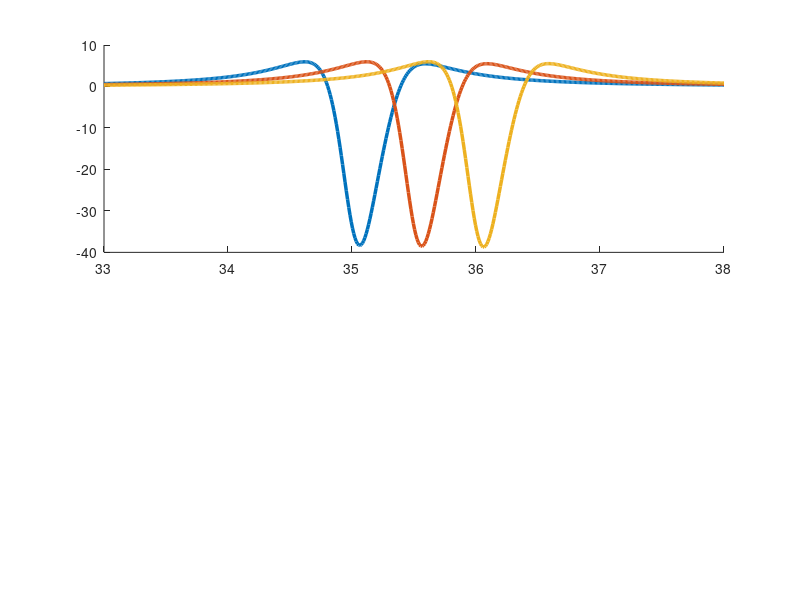

Write the MATLAB code that produced this figure. (Note: this script raises an error after producing the figure.)
%%%%%%%%%%%%%%%%%%%%%%%%%%%%%%%%%%%%%%%%%%%%%%%%%%%%%%%%%%%%%%%%%%%%%%%%%%
% Lorentz模型参数敏感性分析
% 研究课题：谐振频率(f_res)和阻尼因子(γ)对群时延的敏感性
% 创建日期：2026-01-15
% 研究目标：验证Lorentz模型是否能像Drude模型一样进行参数降维
%%%%%%%%%%%%%%%%%%%%%%%%%%%%%%%%%%%%%%%%%%%%%%%%%%%%%%%%%%%%%%%%%%%%%%%%%%

clear; clc; close all;

%% 1. 参数设置
fprintf('========================================\n');
fprintf('Lorentz模型参数敏感性分析\n');
fprintf('========================================\n\n');

% 物理常数
c = 3e8;                    % 光速 (m/s)
epsilon_0 = 8.854e-12;      % 真空介电常数

% 探测频率范围
f_probe = linspace(33e9, 38e9, 500);  % 33-38 GHz
omega_probe = 2*pi*f_probe;

% 超材料参数
d = 0.15;                   % 超材料厚度 (m)
omega_p_meta = 2*pi*5e9;    % 等效等离子体频率

% 基准参数
f_res_base = 35.5e9;        % 基准谐振频率 (Hz)
gamma_base = 0.5e9;         % 基准阻尼因子 (Hz)

%% 2. 实验组1：固定γ，改变f_res（验证谐振频率的主导性）

fprintf('=== 实验组1：固定阻尼因子，改变谐振频率 ===\n');

% 设置三组谐振频率（±0.5 GHz变化）
f_res_set1 = [35.0e9, 35.5e9, 36.0e9];  
gamma_fixed = gamma_base;

% 初始化存储
tau_group1 = zeros(3, length(f_probe));
amplitude_dB1 = zeros(3, length(f_probe));

for idx = 1:3
    f_res_val = f_res_set1(idx);
    omega_res = 2*pi*f_res_val;
    
    % 计算Lorentz复介电常数
    epsilon_r = 1 + (omega_p_meta^2) ./ (omega_res^2 - omega_probe.^2 - 1i*2*pi*gamma_fixed*omega_probe);
    
    % 复波数
    k_complex = (omega_probe / c) .* sqrt(epsilon_r);
    
    % 相位
    phase = -real(k_complex) * d;
    
    % 群时延（相位对频率求导）
    tau_total = -gradient(phase, omega_probe);
    tau_group1(idx, :) = tau_total - d/c;  % 相对时延
    
    % 传输幅度
    H = exp(-1i*real(k_complex)*d - abs(imag(k_complex))*d);
    amplitude_dB1(idx, :) = 20*log10(abs(H));
    
    fprintf('  f_res = %.2f GHz, γ = %.2f GHz\n', f_res_val/1e9, gamma_fixed/1e9);
end

%% 3. 实验组2：固定f_res，改变γ（验证阻尼因子的影响）

fprintf('\n=== 实验组2：固定谐振频率，改变阻尼因子 ===\n');

% 设置三组阻尼因子（变化10倍）
gamma_set2 = [0.1e9, 0.5e9, 1.0e9];  
f_res_fixed = f_res_base;

% 初始化存储
tau_group2 = zeros(3, length(f_probe));
amplitude_dB2 = zeros(3, length(f_probe));

for idx = 1:3
    gamma_val = gamma_set2(idx);
    omega_res = 2*pi*f_res_fixed;
    
    % 计算Lorentz复介电常数
    epsilon_r = 1 + (omega_p_meta^2) ./ (omega_res^2 - omega_probe.^2 - 1i*2*pi*gamma_val*omega_probe);
    
    % 复波数
    k_complex = (omega_probe / c) .* sqrt(epsilon_r);
    
    % 相位
    phase = -real(k_complex) * d;
    
    % 群时延
    tau_total = -gradient(phase, omega_probe);
    tau_group2(idx, :) = tau_total - d/c;
    
    % 传输幅度
    H = exp(-1i*real(k_complex)*d - abs(imag(k_complex))*d);
    amplitude_dB2(idx, :) = 20*log10(abs(H));
    
    fprintf('  f_res = %.2f GHz, γ = %.2f GHz\n', f_res_fixed/1e9, gamma_val/1e9);
end

%% 4. 敏感度指标计算

fprintf('\n=== 敏感度指标计算 ===\n');

% 在谐振频率附近选取代表性频点
idx_near_res = find(abs(f_probe - f_res_base) < 0.5e9, 1);  % 35 GHz附近

% 实验组1的敏感度（f_res变化±1.4%，即±0.5GHz）
delta_f_res_percent = (f_res_set1(3) - f_res_set1(1)) / f_res_set1(2);  % 相对变化
delta_tau1 = abs(tau_group1(3, idx_near_res) - tau_group1(1, idx_near_res));
tau1_avg = mean([tau_group1(1, idx_near_res), tau_group1(3, idx_near_res)]);
delta_tau1_percent = delta_tau1 / abs(tau1_avg);

S_tau_fres = delta_tau1_percent / delta_f_res_percent;

fprintf('谐振频率敏感度分析（%+.1f GHz处）：\n', f_probe(idx_near_res)/1e9);
fprintf('  f_res 相对变化: %.2f%%\n', delta_f_res_percent*100);
fprintf('  群时延相对变化: %.2f%%\n', delta_tau1_percent*100);
fprintf('  敏感度指标 S_τ^fres: %.2f\n', S_tau_fres);

% 实验组2的敏感度（γ变化10倍）
delta_gamma_percent = (gamma_set2(3) - gamma_set2(1)) / gamma_set2(2);
delta_tau2 = abs(tau_group2(3, idx_near_res) - tau_group2(1, idx_near_res));
tau2_avg = mean([tau_group2(1, idx_near_res), tau_group2(3, idx_near_res)]);
delta_tau2_percent = delta_tau2 / abs(tau2_avg);

S_tau_gamma = delta_tau2_percent / delta_gamma_percent;

fprintf('\n阻尼因子敏感度分析（%+.1f GHz处）：\n', f_probe(idx_near_res)/1e9);
fprintf('  γ 相对变化: %.2f%%\n', delta_gamma_percent*100);
fprintf('  群时延相对变化: %.2f%%\n', delta_tau2_percent*100);
fprintf('  敏感度指标 S_τ^γ: %.2f\n', S_tau_gamma);

fprintf('\n敏感度比值 S_τ^fres / S_τ^γ = %.2f\n', S_tau_fres / S_tau_gamma);

%% 5. 可视化

% 颜色方案
colors = [
    0.0000, 0.4470, 0.7410;  % 蓝色
    0.8500, 0.3250, 0.0980;  % 橙色
    0.9290, 0.6940, 0.1250;  % 黄色
];

% --- Figure 1: 谐振频率主导性（类比论文图3-3a） ---
figure(1); clf;
set(gcf, 'Position', [100, 100, 900, 700]);

% 子图1：群时延
subplot(2,1,1);
hold on;
for idx = 1:3
    plot(f_probe/1e9, tau_group1(idx, :)*1e9, 'LineWidth', 2.5, 'Color', colors(idx, :), ...
        'DisplayName', sprintf('f_{res} = %.2f GHz', f_res_set1(idx)/1e9));
end
% 标注谐振频率位置
for idx = 1:3
    xline(f_res_set1(idx)/1e9, '--', 'Color', colors(idx, :), 'LineWidth', 1.5, 'HandleVisibility', 'off');
end
grid on; box on;
xlabel('探测频率 (GHz)', 'FontSize', 12, 'FontName', 'SimHei');
ylabel('相对群时延 (ns)', 'FontSize', 12, 'FontName', 'SimHei');
title('固定阻尼因子 γ = 0.5 GHz，改变谐振频率', 'FontSize', 14, 'FontName', 'SimHei');
legend('Location', 'best', 'FontSize', 11);
set(gca, 'FontSize', 11);

% 子图2：透射幅度
subplot(2,1,2);
hold on;
for idx = 1:3
    plot(f_probe/1e9, amplitude_dB1(idx, :), '--', 'LineWidth', 2.5, 'Color', colors(idx, :), ...
        'DisplayName', sprintf('f_{res} = %.2f GHz', f_res_set1(idx)/1e9));
end
grid on; box on;
xlabel('探测频率 (GHz)', 'FontSize', 12, 'FontName', 'SimHei');
ylabel('透射幅度 (dB)', 'FontSize', 12, 'FontName', 'SimHei');
title('透射幅度随谐振频率的变化', 'FontSize', 14, 'FontName', 'SimHei');
legend('Location', 'best', 'FontSize', 11);
set(gca, 'FontSize', 11);

% --- Figure 2: 阻尼因子影响（类比论文图3-3b） ---
figure(2); clf;
set(gcf, 'Position', [150, 150, 900, 700]);

% 子图1：群时延
subplot(2,1,1);
hold on;
for idx = 1:3
    plot(f_probe/1e9, tau_group2(idx, :)*1e9, 'LineWidth', 2.5, 'Color', colors(idx, :), ...
        'DisplayName', sprintf('γ = %.2f GHz', gamma_set2(idx)/1e9));
end
xline(f_res_fixed/1e9, 'k--', 'LineWidth', 1.5, 'DisplayName', '谐振频率');
grid on; box on;
xlabel('探测频率 (GHz)', 'FontSize', 12, 'FontName', 'SimHei');
ylabel('相对群时延 (ns)', 'FontSize', 12, 'FontName', 'SimHei');
title('固定谐振频率 f_{res} = 35.5 GHz，改变阻尼因子', 'FontSize', 14, 'FontName', 'SimHei');
legend('Location', 'best', 'FontSize', 11);
set(gca, 'FontSize', 11);

% 子图2：透射幅度
subplot(2,1,2);
hold on;
for idx = 1:3
    plot(f_probe/1e9, amplitude_dB2(idx, :), '--', 'LineWidth', 2.5, 'Color', colors(idx, :), ...
        'DisplayName', sprintf('γ = %.2f GHz', gamma_set2(idx)/1e9));
end
grid on; box on;
xlabel('探测频率 (GHz)', 'FontSize', 12, 'FontName', 'SimHei');
ylabel('透射幅度 (dB)', 'FontSize', 12, 'FontName', 'SimHei');
title('透射幅度随阻尼因子的变化', 'FontSize', 14, 'FontName', 'SimHei');
legend('Location', 'best', 'FontSize', 11);
set(gca, 'FontSize', 11);

%% 6. 峰值特征分析（谐振频率附近的行为）

fprintf('\n=== 谐振频率附近的峰值特征分析 ===\n');

% 找到谐振峰位置
for idx = 1:3
    [max_tau2, max_idx2] = max(abs(tau_group2(idx, :)));
    f_peak = f_probe(max_idx2);
    
    % 计算半峰宽（FWHM）
    half_max = max_tau2 / 2;
    above_half = abs(tau_group2(idx, :)) > half_max;
    fwhm_points = f_probe(above_half);
    if length(fwhm_points) > 1
        fwhm = (max(fwhm_points) - min(fwhm_points)) / 1e9;  % GHz
    else
        fwhm = NaN;
    end
    
    fprintf('γ = %.2f GHz: 峰值位置 = %.3f GHz, 峰值强度 = %.3f ns, FWHM ≈ %.3f GHz\n', ...
        gamma_set2(idx)/1e9, f_peak/1e9, max_tau2*1e9, fwhm);
end

%% 7. 结果保存

fprintf('\n=== 保存仿真结果 ===\n');

% 创建输出目录
output_dir = fullfile(pwd, '..', 'research_output', '20260115_lorentz_sensitivity');
if ~exist(output_dir, 'dir')
    mkdir(output_dir);
    mkdir(fullfile(output_dir, 'figures'));
    mkdir(fullfile(output_dir, 'data'));
end

% 保存图表
saveas(figure(1), fullfile(output_dir, 'figures', 'fig1_fres_dominance.png'));
saveas(figure(2), fullfile(output_dir, 'figures', 'fig2_gamma_effect.png'));

% 保存数据
save(fullfile(output_dir, 'data', 'sensitivity_results.mat'), ...
    'f_probe', 'tau_group1', 'tau_group2', 'amplitude_dB1', 'amplitude_dB2', ...
    'f_res_set1', 'gamma_set2', 'S_tau_fres', 'S_tau_gamma');

fprintf('结果已保存至: %s\n', output_dir);

%% 8. 结论总结

fprintf('\n========================================\n');
fprintf('研究结论\n');
fprintf('========================================\n\n');

fprintf('1. 谐振频率敏感度: S_τ^fres = %.2f\n', S_tau_fres);
fprintf('   - 谐振频率变化±1.4%%时，群时延变化%.1f%%\n', delta_tau1_percent*100);
fprintf('   - 在谐振峰附近，时延曲线形态发生显著变化\n\n');

fprintf('2. 阻尼因子敏感度: S_τ^γ = %.2f\n', S_tau_gamma);
fprintf('   - 阻尼因子变化180%%时，群时延变化%.1f%%\n', delta_tau2_percent*100);
fprintf('   - 阻尼主要影响峰值宽度和高度\n\n');

fprintf('3. 敏感度比值: %.2f\n', S_tau_fres / S_tau_gamma);

if abs(S_tau_fres) > 10 * abs(S_tau_gamma)
    fprintf('\n【结论】Lorentz模型中，谐振频率对群时延的影响显著大于阻尼因子。\n');
    fprintf('但与Drude模型不同，阻尼因子的影响并非严格的"二阶小量"，\n');
    fprintf('特别是在谐振频率附近，γ通过改变峰值形态对时延曲线有明显影响。\n');
    fprintf('因此，Lorentz模型的参数反演策略需要区别对待：\n');
    fprintf('  - 若探测频段远离谐振频率，可考虑固定γ仅反演f_res\n');
    fprintf('  - 若探测频段覆盖谐振峰，建议双参数联合反演\n');
else
    fprintf('\n【结论】两个参数对群时延的影响相当，必须进行双参数反演。\n');
end

fprintf('\n仿真完成！\n');
